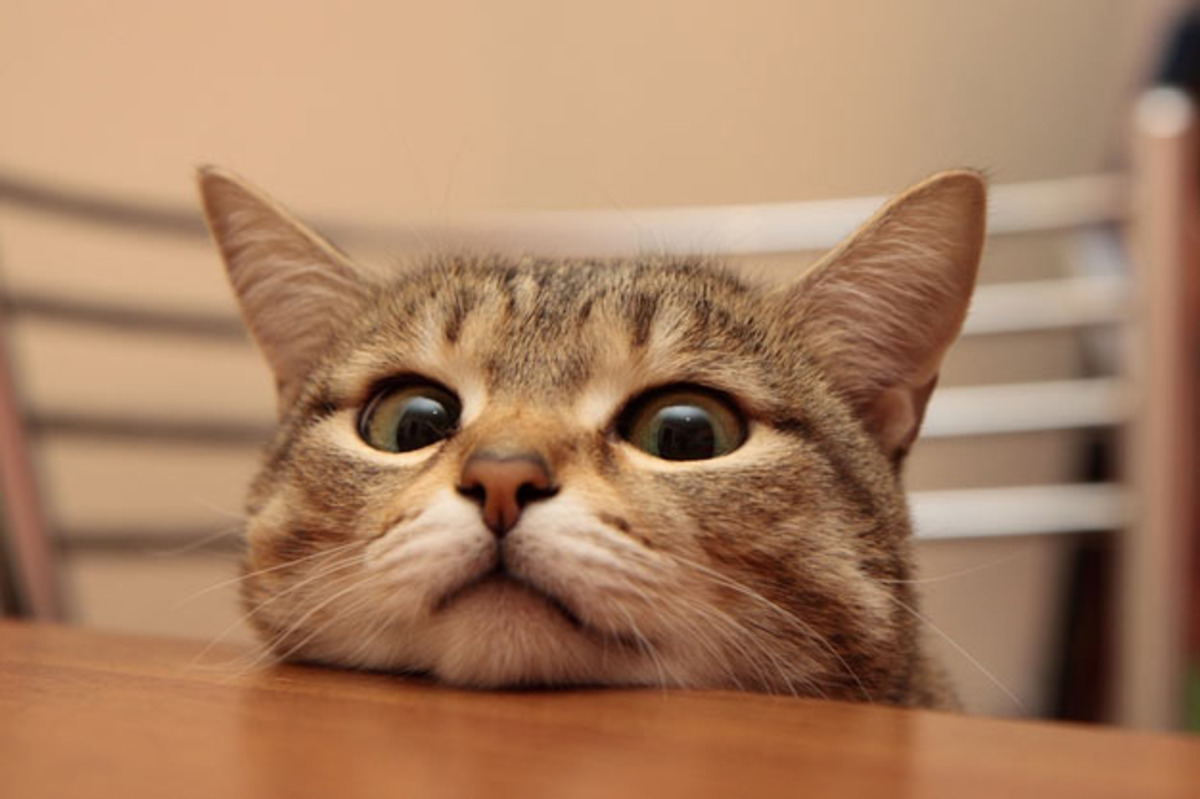
#> input picture Lab5_python/img1.jpg, 1200 x 799 px
$ jupyter execute lab5.ipynb   (shell and % lines are left out)
#> lines starting #> are read from the running program, lines starting #| are printed output that depends on the picture
# Лабораторная работа 5. Основы анализа данных NumPy и Matplotlib.

# Часть 1. NumPy

При решении научных задач с помощью численных методов зачастую приходится иметь дело с большими массивами данных в виде массивов и матриц. Стандартные средства Python (например, использование списков для хранения данных и прямой перебор элементов с помощью циклов) плохо подходят для таких задач, так как будут работать крайне медленно, в отличие от программ на компилируемых языках (Fortran, С). Пакет NumPy (http://www.numpy.org/) — это основной пакет, исполь¬зуемый в научных вычислениях в Python. NumPy предназначен для эф¬фективной работы с многомерными массивами, в том числе для эффек¬тивного применения математических операций к массивам и матрицам и их модификации без прямого перечисления элементов массивов. Поми¬мо этого NumPy обладает и другими возможностями — линейная алгеб¬ра, удобный ввод/вывод в файлы, моделирование случайных величин, быстрое преобразование Фурье, объединение программ на Fortran и С и другое (подробнее см. оф. сайт), поэтому важно изучить возможно¬сти данной библиотеки как можно лучше.

1.	Внимательно изучите следующий урок по NumPy: http://scipy.github.io/old-wiki/pages/Tentative_NumPy_Tutorial.
2.	Изучите официальное руководство пользователя https://docs.scipy.org/doc/numpy/user/.
3.	Внимательно изучите Reference Guide (полное описание всех функ¬ций) https://docs.scipy.org/doc/numpy/reference/, именно в нем перечислены все возможности NumPy, этой ссылкой придется регу¬лярно пользоваться.

Выполните следующие задания (их много, но каждое занимает одну или несколько строк) средствами NumPy (и без использования циклов!)

Импортируйте пакет numpy под именем nр

[cell 1]
import numpy as np

Импортируйте пакет numpy под именем пр

[cell 2]
import numpy as np

Создайте вектор из 10 элементов, заполненный 0, пятый эле-мент которого равен 1.

[cell 3]
vector = np.zeros(10)
vector[4] = 1
print(vector)

Создайте вектор из 10 элементов, заполненный 0, пятый эле-мент которого равен 1.

[cell 4]
vector = np.zeros(10)
vector[4] = 1
print(vector)

Создайте матрицу 3 на 3 со значениями от 0 до 8.

[cell 5]
matrix = np.linspace(0,8,9).reshape(3,3)
print(matrix)

Найдите индексы ненулевых элементов вектора [1,2,0,0,4,0].

[cell 6]
indexes = np.nonzero([1,2,0,0,4,0])
print(indexes)

Объявите единичную матрицу размером 3 на 3.

[cell 7]
matr = np.eye(3)
print(matr)

Создайте массив 10x10x10 из случайных чисел.

[cell 8]
np.empty((10,10,10))

Создайте матрицу 8 на 8, заполненную 0 и 1 в шахматном порядке.

[cell 9]
mat = np.tile(np.array([0,1]), (4,4))
print (mat)

Найдите произведение матриц 5x3 на 3x2 (см. линейную ал-гебру) .

[cell 10]
mat = np.dot(np.linspace(0,14,15).reshape(5,3),np.linspace(0,5,6).reshape(3,2))
print(mat)

Создайте матрицу, в каждом ряду которой стоят числа от 0 до 8 (используйте сложение матрицы с вектором).

[cell 11]
print("Перове задание:")
mat = np.zeros((9,9))+np.linspace(0,8,9)
print (mat)


print()
print("Второе задание:")
#Второе задание снизу:
numbers = np.empty((1000))
print(numbers)
print("Среднее:")
print(numbers.mean())
#Беретсу рандомные цифры с системы(мусор) и гдето видно затесалось нехорошое значение, реализуем через обычный рандом:
print()
print("Второе задание V2:")
numbers2 = np.random.random(1000)*10
print(numbers2)
print("Среднее:")
print(numbers2.mean())

Создайте вектор длины 1000. Найдите среднее (арифметиче¬ское) значение из этих элементов.

## Часть 2. Matplotlib

Matplotlib (http://matplotlib.org/index.html) — это библиотека для создания графиков в Python. Matplotlib позволяет строить графики любой сложности типографского качества, которые можно вставить в статью. Подробнее о возможностях см. http://matplotlib.org/users/ intro.html. Matplotlib — большой и сложный инструмент, но на прак¬тике в научных вычислениях часто пользуются частью библиотеки matplotlib .pyplot, которая имитирует построение графиков в стиле MATLAB. В качестве до¬статочно полного введения можно прочитать http://matplotlib.org/users/index.html.

На практике бывает очень трудно помнить все возможности Matplotlib, поэтому часто используют галереи готовых примеров, а потом модифи-цируют их под свои нужды. Примеры таких подборок можно найти по следующим ссылкам:
•	http://matplotlib.org/gallery.html
•	http://matplotlib.org/examples/index.html
•	http://wiki.scipy.org/Cookbook/Matplotlib/

Еще материалы.
1.	Введение http://matplotlib.org/users/pyplot_tutorial.html
2.	Введение 2 http://www.loria.fr/~rougier/teaching/matplotlib/.
Изучите, как создавать графики разных типов http://www.loria. fr/~rougier/teaching/matplotlib/#other-types-of-plots.
3.	Использование текста в подписях и т.д. http://matplotlib.org/ users/text_intro.html.
4.	Использование математического текста http: //matplotlib. org/users/ mathtext.html.
5.	Создание легенды http://matplotlib.org/users/legend_guide.html.
6.	Интерактивное использование Matplotlib http: //matplotlib. org/
users/shell .html (этот пример можно использовать не только в командной строке, но и в коде для наблюдения за изменением гра¬фиков в ходе выполнения программы).

Постройте поточечный график функции. Сгенерируйте два массива для этого. Один со значениями по возрастанию (для X), второй со случайными значениями (для Y).

[cell 12]
import math
import matplotlib.pyplot as mplt

x = np.arange(10)
y = np.random.random(10)

print(mplt.plot(x, y, 'o'))
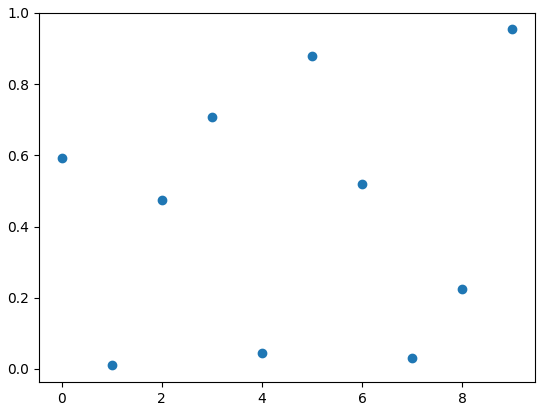
#> figure drawn by matplotlib, 1 panel; curve peaks at x = 9, y = 0.954

Выберите тригонометрическую функцию $T(x)$, выберите полином $P(x)$. Постройте график функции $T(x)P(x)$.

[cell 13]
x = np.linspace(-3*np.pi, 3*np.pi, 200)
T = np.cos(x) + 1
P = 2*x + 3*x*x
fig, ax = mplt.subplots()
ax.plot(x, T)
ax.plot(x, P)
mplt.show()
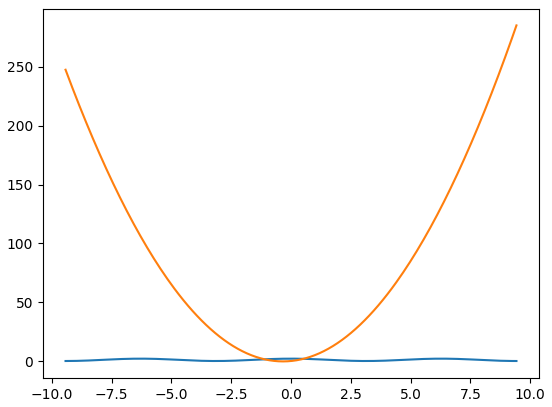
#> figure drawn by matplotlib, 1 panel; curve peaks at x = -6.3, y = 2; curve peaks at x = 9.42, y = 285.3

К графику добавьте: обозначение оси абсцисс, обозначение оси ординат, название графика, вставка легенды (текста в label).

[cell 14]
x = np.linspace(-3*np.pi, 3*np.pi, 200)
T = np.cos(x) + 1
P = 2*x + 3*x*x
fig, ax = mplt.subplots()
ax.plot(x, T, label = "sin(x)")
ax.plot(x, P, label = "2*x + 4*x*x")
mplt.title("T(x)P(x)")
mplt.xlabel("Ox")
mplt.ylabel("Oy")
ax.legend()
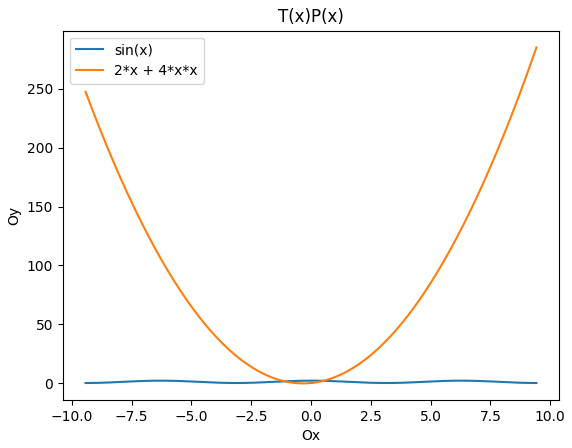
#> figure drawn by matplotlib, 1 panel; curve peaks at x = -6.3, y = 2; curve peaks at x = 9.42, y = 285.3

Измените цвет графика на Ваш любимый.

[cell 15]
x = np.linspace(-3*np.pi, 3*np.pi, 200)
T = np.cos(x) + 1
P = 2*x + 3*x*x
fig, ax = mplt.subplots()
ax.plot(x, T, label = "sin(x)", color="blue")
ax.plot(x, P, label = "2*x + 4*x*x", color="red")
mplt.title("T(x)P(x)")
mplt.xlabel("Ox")
mplt.ylabel("Oy")
ax.legend()
#> figure, not shown here; curve peaks at x = -6.3, y = 2; curve peaks at x = 9.42, y = 285.3

Постройте несколько квивых. Первая - цвет красный, сплошная, вторая - цвет синий, штрих-пунктир.

[cell 16]
x = np.linspace(-3*np.pi, 3*np.pi, 200)
T = np.sin(x)
P = np.cos(x)
fig, ax = mplt.subplots()
ax.plot(x, T, color = "red", linestyle = "-")
ax.plot(x, P, color = "blue", linestyle = "--")
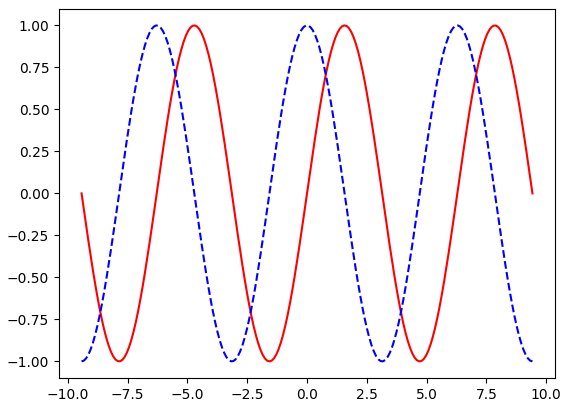
#> figure drawn by matplotlib, 1 panel; curve peaks at x = 1.56, y = 1; curve peaks at x = -6.3, y = 1

Постройте теже графики, только для первого добавьте маркеры из красных треугольников, для второго синие круглые маркеры.

[cell 17]
x = np.linspace(-3*np.pi, 3*np.pi, 200)
T = np.sin(x)
P = np.cos(x)
fig, ax = mplt.subplots()
ax.plot(x, T, color = "red", marker = 6)
ax.plot(x, P, color = "blue", marker = "8")
fig.savefig('graph')
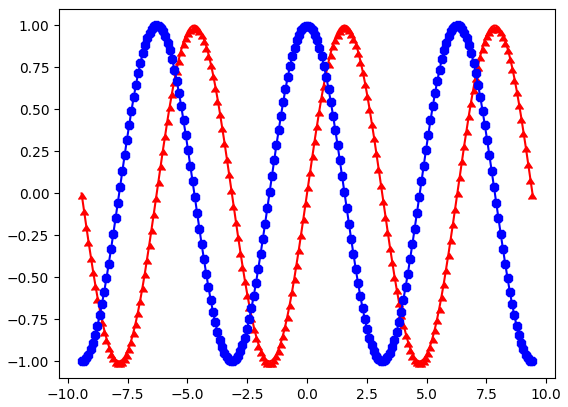
#> figure drawn by matplotlib, 1 panel; curve peaks at x = 1.56, y = 1; curve peaks at x = -6.3, y = 1

Запрограмируйте сохранение графика.

# Часть 3. OpenCV

Прочитайте картинку используя opencv

[cell 18]
import cv2
import matplotlib.pyplot as plt
img = cv2.imread('img1.jpg')
#> img is the input picture: shape (799, 1200, 3); mean B, G, R 97.8, 127.9, 168.2
mplt.imshow(img)

Сделайте ее черно-белой

[cell 19]
ImgGray = cv2.cvtColor(img, cv2.COLOR_BGR2GRAY)
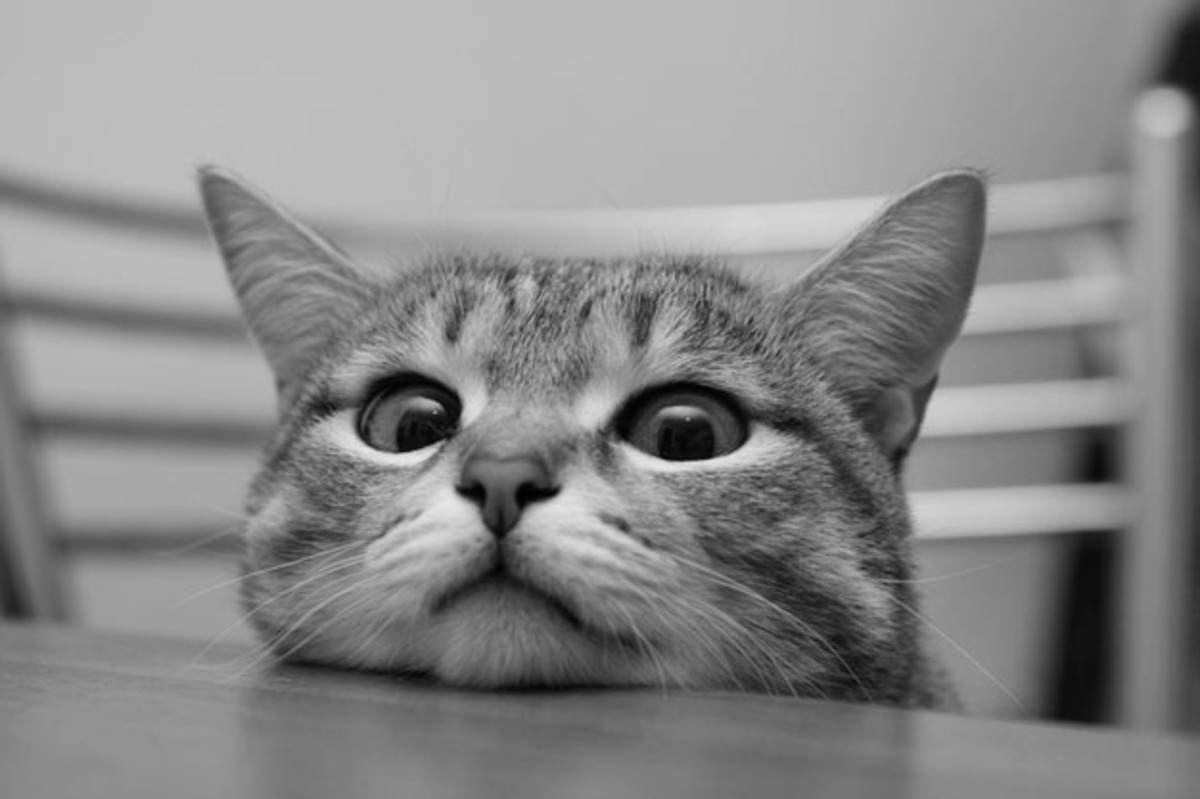
#> ImgGray: shape (799, 1200); min 1, max 233, mean 136.5
plt.imshow(ImgGray)

Измените размер на 300x300

[cell 20]
imag = cv2.resize((img), (300, 300))
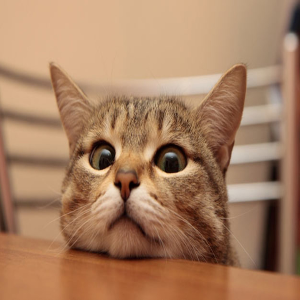
#> imag: shape (300, 300, 3); mean B, G, R 97.7, 127.7, 168.1
plt.imshow(imag)

Разбейте ее на 2 картинки. Сохраните.

[cell 21]
(h, w) = imag.shape[:2]
#> h = 300; w = 300
left = imag[:h, :w//2]
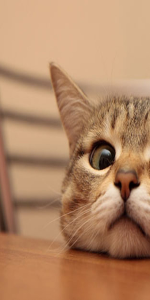
#> left: shape (300, 150, 3); mean B, G, R 102, 135.5, 179.2
right = imag[:h, w//2:]
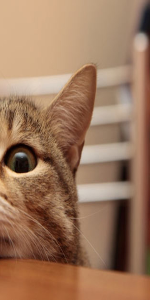
#> right: shape (300, 150, 3); mean B, G, R 93.5, 119.9, 157
cv2.imwrite('imgLeft.png', left)
cv2.imwrite('imgRight.png', right)
#> Out = True

$ run again, with Lab5_python/imgLeft.png saved as Lab5_python/img1.jpg
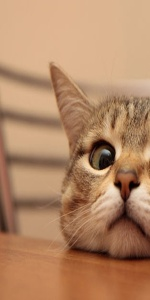
#> input picture Lab5_python/imgLeft.png, 150 x 300 px
#> img is the input picture: shape (300, 150, 3); mean B, G, R 102, 135.5, 179.2
#> `ImgGray = cv2.cvtColor(img, cv2.COLOR_BGR2GRAY)`:
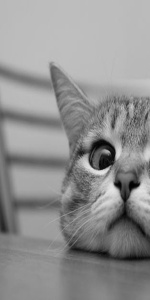
#> ImgGray: shape (300, 150); min 1, max 229, mean 144.8
#> `right = imag[:h, w//2:]`:
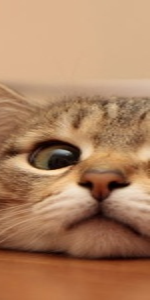
#> right: shape (300, 150, 3); mean B, G, R 96.9, 130, 173.5
#> Out = True

$ run again, with Lab5_python/imgRight.png saved as Lab5_python/img1.jpg
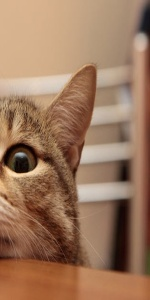
#> input picture Lab5_python/imgRight.png, 150 x 300 px
#> img is the input picture: shape (300, 150, 3); mean B, G, R 93.5, 120, 157
#> `left = imag[:h, :w//2]`:
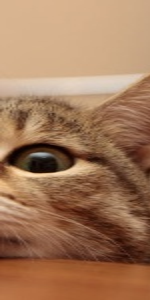
#> left: shape (300, 150, 3); mean B, G, R 90.1, 120.7, 162.2
#> `right = imag[:h, w//2:]`:
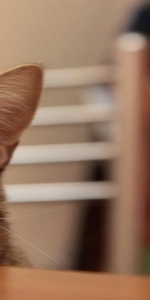
#> right: shape (300, 150, 3); mean B, G, R 97.1, 119.4, 152
#> Out = True
